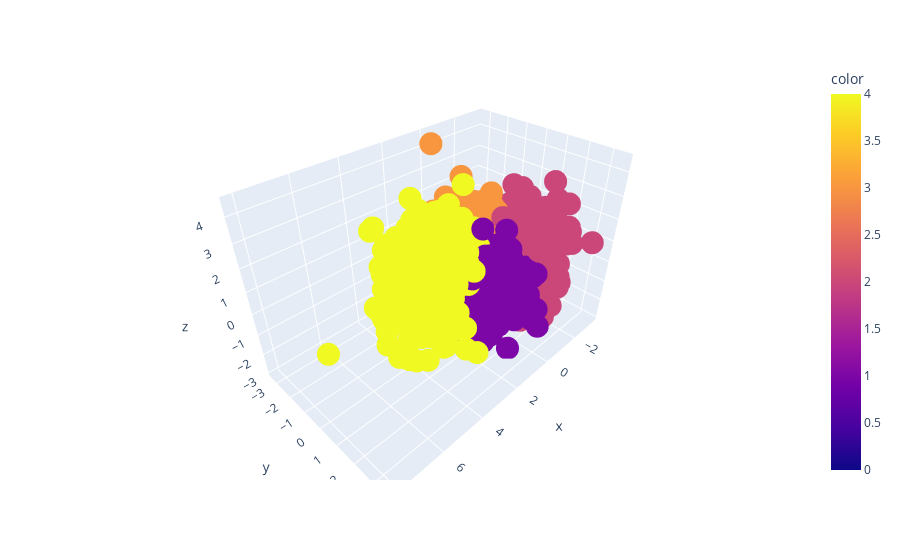

Notebook code for this chart:
### Code cell
# Plot the PCA
from mpl_toolkits import mplot3d
import plotly.express as px

fig = px.scatter_3d(x=embedding_pca[:,0], y=embedding_pca[:,1], z=embedding_pca[:,2], color=train_data['kmeans_cluster'])
fig.show()

### Figure 1 — Plotly figure (JSON) as saved in the notebook; plotly's stock layout.template omitted (floating-point values rounded to 4 significant figures; data arrays with more than 128 entries replaced by an {"elided": "..."} marker saying what was removed)
{"data": [{"hovertemplate": "x=%{x}<br>y=%{y}<br>z=%{z}<br>color=%{marker.color}<extra></extra>", "legendgroup": "", "marker": {"color": {"elided": "24000 int values"}, "coloraxis": "coloraxis", "symbol": "circle"}, "mode": "markers", "name": "", "scene": "scene", "showlegend": false, "type": "scatter3d", "x": {"elided": "24000 float values"}, "y": {"elided": "24000 float values"}, "z": {"elided": "24000 float values"}}], "layout": {"coloraxis": {"colorbar": {"title": {"text": "color"}}, "colorscale": [[0, "#0d0887"], [0.1111, "#46039f"], [0.2222, "#7201a8"], [0.3333, "#9c179e"], [0.4444, "#bd3786"], [0.5556, "#d8576b"], [0.6667, "#ed7953"], [0.7778, "#fb9f3a"], [0.8889, "#fdca26"], [1, "#f0f921"]]}, "legend": {"tracegroupgap": 0}, "margin": {"t": 60}, "scene": {"domain": {"x": [0, 1], "y": [0, 1]}, "xaxis": {"title": {"text": "x"}}, "yaxis": {"title": {"text": "y"}}, "zaxis": {"title": {"text": "z"}}}}}
